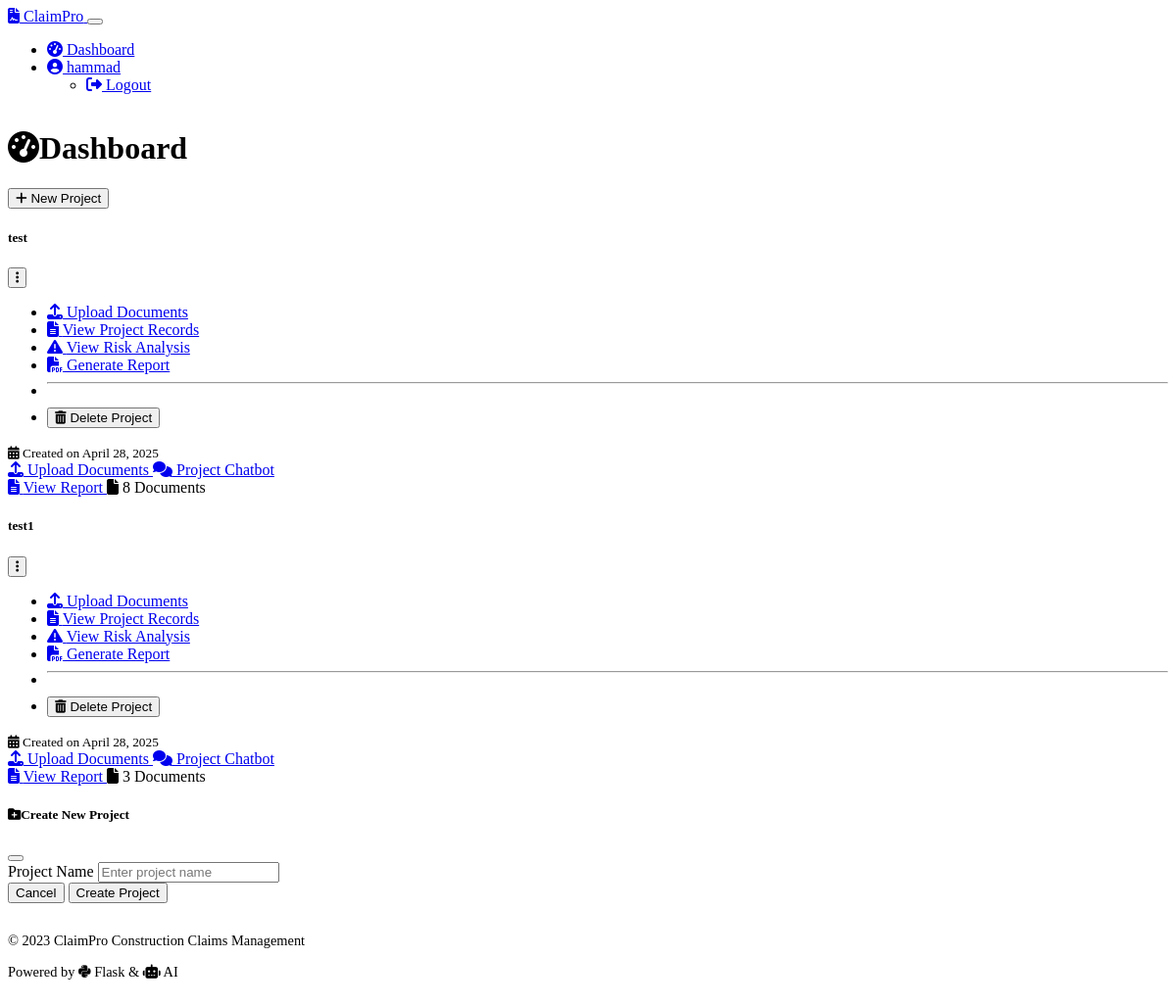
The page /dashboard (signed in) on the database its author committed.
### models.py (models this page shows, shortened)
class User(UserMixin, db.Model):
    id = db.Column(db.Integer, primary_key=True)
    username = db.Column(db.String(64), unique=True, nullable=False)
    email = db.Column(db.String(120), unique=True, nullable=False)
    password_hash = db.Column(db.String(256), nullable=False)
    projects = db.relationship('Project', backref='user', lazy=True, cascade="all, delete-orphan")

class Project(db.Model):
    id = db.Column(db.Integer, primary_key=True)
    user_id = db.Column(db.Integer, db.ForeignKey('user.id'), nullable=False)
    project_name = db.Column(db.String(120), nullable=False)
    created_at = db.Column(db.DateTime, default=datetime.utcnow)
    documents = db.relationship('Document', backref='project', lazy=True, cascade="all, delete-orphan")
    project_records = db.relationship('ProjectRecord', backref='project', lazy=True, cascade="all, delete-orphan")
    risks = db.relationship('Risk', backref='project', lazy=True, cascade="all, delete-orphan")
    entitlement_causation = db.relationship('EntitlementCausation', backref='project', lazy=True, cascade="all, delete-orphan")
    quantum = db.relationship('Quantum', backref='project', lazy=True, cascade="all, delete-orphan")
    counterclaims = db.relationship('Counterclaim', backref='project', lazy=True, cascade="all, delete-orphan")
    chat_messages = db.relationship('ChatMessage', backref='project', lazy=True, cascade="all, delete-orphan")

### app.py (the view, shortened to what this page needs)
@app.route('/dashboard', methods=['GET', 'POST'])
@login_required
def dashboard():
    form = ProjectForm()
    projects = Project.query.filter_by(user_id=current_user.id).all()
    return render_template('dashboard.html', projects=projects, form=form)

### forms.py
class ProjectForm(FlaskForm):
    project_name = StringField('Project Name', validators=[DataRequired(), Length(min=3, max=120)])
    submit = SubmitField('Create Project')

### app.py (called while the page is built)
@login_manager.user_loader
def load_user(user_id):
    return db.session.get(User, int(user_id))

### templates/dashboard.html (shortened to what this page needs)
{% extends 'base.html' %}
{% block content %}
<div class="row align-items-center mb-4">
    <div class="col-md-8">
        <h1 class="mb-3 mb-md-0"><i class="fas fa-tachometer-alt me-2"></i>Dashboard</h1>
    </div>
    <div class="col-md-4 text-md-end">
        <button type="button" class="btn btn-primary" data-bs-toggle="modal" data-bs-target="#newProjectModal">
            <i class="fas fa-plus me-1"></i> New Project
        </button>
    </div>
</div>
{% if projects %}
    <div class="row row-cols-1 row-cols-md-2 row-cols-lg-3 g-4 mb-4">
        {% for project in projects %}
            <div class="col fade-in-element">
                <div class="card h-100 dashboard-card shadow-sm">
                    <div class="card-header bg-dark d-flex justify-content-between align-items-center">
                        <h5 class="mb-0 text-truncate" title="{{ project.project_name }}">
                            {{ project.project_name }}
                        </h5>
                        <div class="dropdown">
                            <button class="btn btn-sm btn-link text-light" type="button" data-bs-toggle="dropdown">
                                <i class="fas fa-ellipsis-v"></i>
                            </button>
                            <ul class="dropdown-menu dropdown-menu-end">
                                <li>
                                    <a class="dropdown-item" href="{{ url_for('upload_document', project_id=project.id) }}">
                                        <i class="fas fa-upload me-1"></i> Upload Documents
                                    </a>
                                </li>
                                <li>
                                    <a class="dropdown-item" href="{{ url_for('view_project_records', project_id=project.id) }}">
                                        <i class="fas fa-file-alt me-1"></i> View Project Records
                                    </a>
                                </li>
                                <li>
                                    <a class="dropdown-item" href="{{ url_for('view_risks', project_id=project.id) }}">
                                        <i class="fas fa-exclamation-triangle me-1"></i> View Risk Analysis
                                    </a>
                                </li>
                                <li>
                                    <a class="dropdown-item" href="{{ url_for('generate_report', project_id=project.id) }}">
                                        <i class="fas fa-file-pdf me-1"></i> Generate Report
                                    </a>
                                </li>
                                <li><hr class="dropdown-divider"></li>
                                <li>
                                    <form action="{{ url_for('delete_project', project_id=project.id) }}" method="POST" class="d-inline">
                                        <button type="submit" class="dropdown-item text-danger delete-project-btn">
                                            <i class="fas fa-trash-alt me-1"></i> Delete Project
                                        </button>
                                    </form>
                                </li>
                            </ul>
                        </div>
                    </div>
                    <div class="card-body">
                        <div class="text-muted mb-3">
                            <small><i class="fas fa-calendar-alt me-1"></i> Created on {{ project.created_at.strftime('%B %d, %Y') }}</small>
                        </div>
                        <div class="d-grid gap-2">
                            <a href="{{ url_for('upload_document', project_id=project.id) }}" class="btn btn-outline-primary">
                                <i class="fas fa-upload me-1"></i> Upload Documents
                            </a>
                            <a href="{{ url_for('chatbot', project_id=project.id) }}" class="btn btn-outline-info">
                                <i class="fas fa-comments me-1"></i> Project Chatbot
                            </a>
                        </div>
                    </div>
                    <div class="card-footer bg-dark d-flex justify-content-between align-items-center">
                        <a href="{{ url_for('generate_report', project_id=project.id) }}" class="btn btn-sm btn-success">
                            <i class="fas fa-file-alt me-1"></i> View Report
                        </a>
                        <span class="badge bg-primary">
                            <i class="fas fa-file me-1"></i>
                            {{ project.documents|length }} Documents
                        </span>
                    </div>
                </div>
            </div>
        {% endfor %}
    </div>
{% endif %}
<div class="modal fade" id="newProjectModal" tabindex="-1" aria-hidden="true">
    <div class="modal-dialog">
        <div class="modal-content">
            <div class="modal-header bg-primary text-white">
                <h5 class="modal-title"><i class="fas fa-folder-plus me-2"></i>Create New Project</h5>
                <button type="button" class="btn-close btn-close-white" data-bs-dismiss="modal" aria-label="Close"></button>
            </div>
            <form method="POST">
                <div class="modal-body">
                    <div class="mb-3">
                        <label for="{{ form.project_name.id }}" class="form-label">Project Name</label>
                        {{ form.project_name(class="form-control" + (" is-invalid" if form.project_name.errors else ""), placeholder="Enter project name") }}
                    </div>
                </div>
                <div class="modal-footer">
                    <button type="button" class="btn btn-secondary" data-bs-dismiss="modal">Cancel</button>
                    {{ form.submit(class="btn btn-primary") }}
                </div>
            </form>
        </div>
    </div>
</div>
{% endblock %}

### templates/base.html (shortened to what this page needs)
<!DOCTYPE html>
<html lang="en" data-bs-theme="dark">
<head>
    <link rel="stylesheet" href="https://cdn.replit.com/agent/bootstrap-agent-dark-theme.min.css">
    <link rel="stylesheet" href="https://cdnjs.cloudflare.com/ajax/libs/font-awesome/6.4.0/css/all.min.css">
    <link rel="stylesheet" href="{{ url_for('static', filename='styles.css') }}">
</head>
<body class="d-flex flex-column min-vh-100">
    <nav class="navbar navbar-expand-lg navbar-dark bg-primary">
        <div class="container">
            <a class="navbar-brand d-flex align-items-center" href="{{ url_for('index') }}">
                <i class="fas fa-file-contract me-2"></i>
                <span>ClaimPro</span>
            </a>
            <button class="navbar-toggler" type="button" data-bs-toggle="collapse" data-bs-target="#navbarNav">
            </button>
            <div class="collapse navbar-collapse" id="navbarNav">
                <ul class="navbar-nav ms-auto">
                    {% if current_user.is_authenticated %}
                    <li class="nav-item">
                        <a class="nav-link {% if request.endpoint == 'dashboard' %}active{% endif %}" href="{{ url_for('dashboard') }}">
                            <i class="fas fa-tachometer-alt me-1"></i> Dashboard
                        </a>
                    </li>
                    <li class="nav-item dropdown">
                        <a class="nav-link dropdown-toggle" href="#" id="userDropdown" role="button" data-bs-toggle="dropdown">
                            <i class="fas fa-user-circle me-1"></i> {{ current_user.username }}
                        </a>
                        <ul class="dropdown-menu dropdown-menu-end">
                            <li>
                                <a class="dropdown-item" href="{{ url_for('logout') }}">
                                    <i class="fas fa-sign-out-alt me-1"></i> Logout
                                </a>
                            </li>
                        </ul>
                    </li>
                    {% endif %}
                </ul>
            </div>
        </div>
    </nav>
    <main class="py-4">
        <div class="container">
            {% block content %}{% endblock %}
        </div>
    </main>
    <footer class="bg-dark text-light py-3 mt-auto">
        <div class="container">
            <div class="row">
                <div class="col-md-6">
                    <p class="mb-0">&copy; 2023 ClaimPro Construction Claims Management</p>
                </div>
                <div class="col-md-6 text-md-end">
                    <p class="mb-0">Powered by <i class="fab fa-python"></i> Flask & <i class="fas fa-robot"></i> AI</p>
                </div>
            </div>
        </div>
    </footer>
</body>
</html>

### static/styles.css (style rules this page uses)
body { min-height: 100vh; display: flex; flex-direction: column; }
main { flex: 1; }
footer { margin-top: auto; padding: 1rem 0; font-size: 0.9rem; }
.dashboard-card { transition: transform 0.2s; height: 100%; }

### rows shown on the page
User: username "hammad"
Project: project_name "test", created_at "April 28, 2025", documents|length "8"
Project: project_name "test1", created_at "April 28, 2025", documents|length "3"
